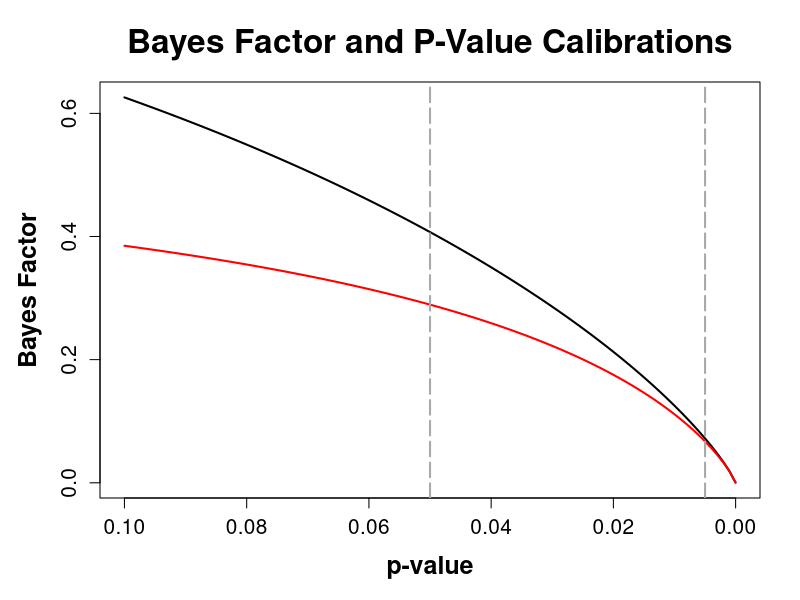
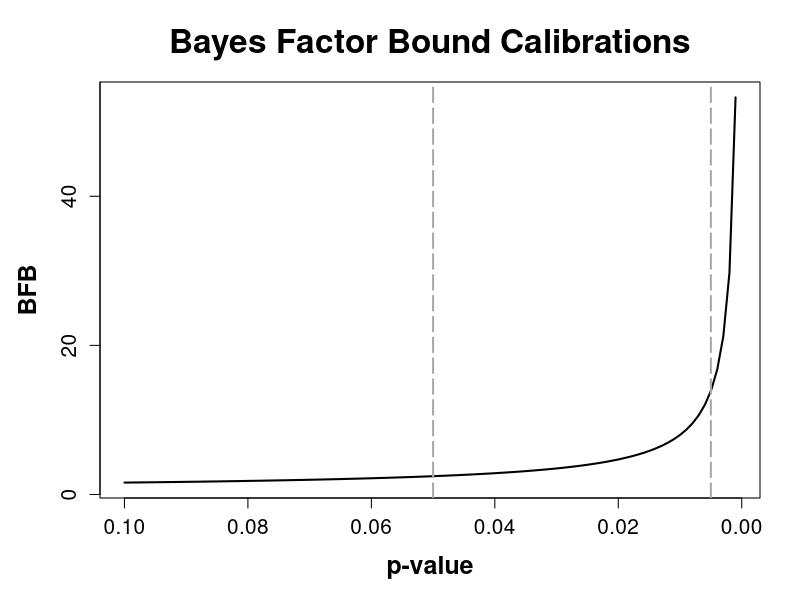
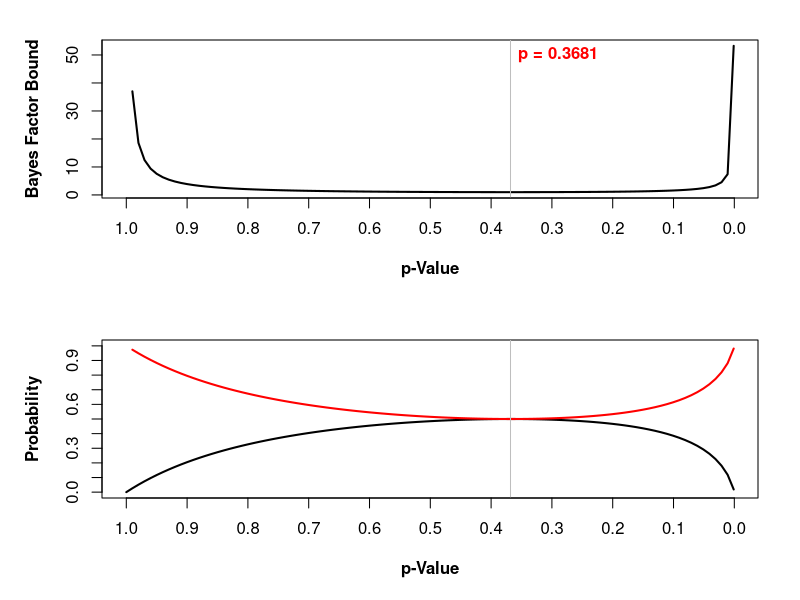
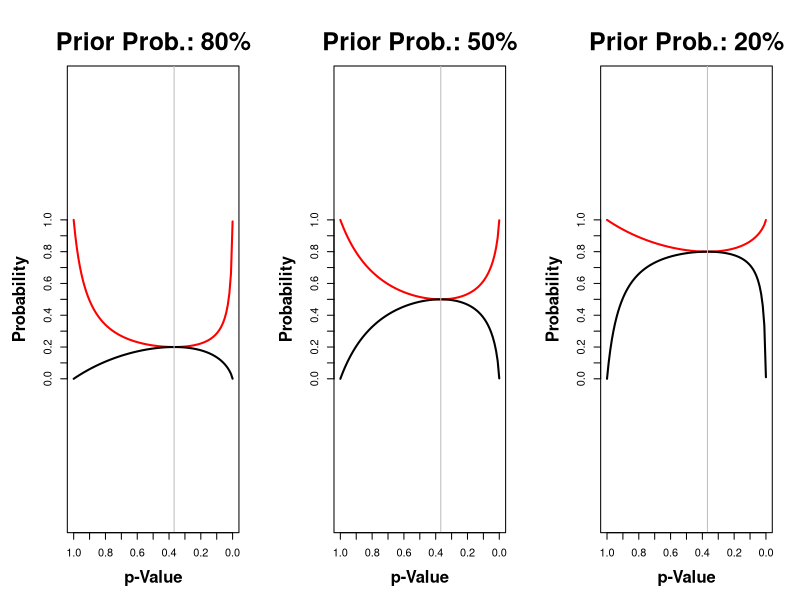

Here is the R script that generated these plots, in order:
# R Code by Lloyd A. Courtenay. Last Updated 10/02/2021
# R Code for the calculation of Bayes Factor Callibrations, Bayes Factor Bounds and False Positive Risks
# Additional code used for the plotting of calibration curves

# Bayes Factor Callibrations, Bayes Factor Bounds and False Positive Risk functions -----------------------------

B_p<-function(p){
  return(-exp(1)*p*log(p))
}

B_a<-function(p){
  return((1+(-exp(1)*p*log(p))^(-1))^(-1))
}

BFB<-function(p){
  return((1/(-exp(1)*p*log(p))))
}

p_BFB<-function(p){
  return((1/(-exp(1)*p*log(p)))/(1+(1/(-exp(1)*p*log(p)))))
}

post_odds<-function(p, priors = 0.5){
  pH = priors/(1-priors)
  return(0.5 * (BFB(p)*pH))
}

FPR<-function(p, priors = 0.5){
  pH = priors/(1-priors)
  return(1/(1+(pH*BFB(p))))
}

p_BFB_w_Priors<-function(p, priors = 0.5){
  pH = priors/(1-priors)
  FPR_value = FPR(p)
  return(
    (1-FPR_value)/(1-FPR_value+(pH*FPR_value))
  )
}

# Adaptation

p_H0<-function(p, priors = 0.5){
  if(p <= 0.3681) {
    value = FPR(p, priors = priors)
  } else {
    value = 1-FPR(p, priors = 1-priors)
  }
  values<-list("decimal_value" = value, "percentage" = value*100)
  return(values)
}; p_H0<-Vectorize(p_H0)

#

# Using Functions for p-Value Calibrations ------------------------------

# Bayes Factor Bounds

BFB(0.1)
BFB(0.05)
BFB(0.01)
BFB(0.005)
BFB(0.003)

# Returning BFB in a scientific number format

formatC(BFB(0.0000001), format = "e", digits = 1)

# Bayes Factor Bounds as a percentage

p_BFB(0.1)
p_BFB(0.05)
p_BFB(0.01)
p_BFB(0.005)
p_BFB(0.003)

# Posterior Odds of Bayes Factor Bounds

post_odds(0.1)
post_odds(0.05)
post_odds(0.01)
post_odds(0.005)
post_odds(0.003)

# False Positive Risk

FPR(0.1)
FPR(0.05)
FPR(0.01)
FPR(0.005)
FPR(0.003)

# or

FPR(0.1, priors = 0.5)
FPR(0.05, priors = 0.5)
FPR(0.01, priors = 0.5)
FPR(0.005, priors = 0.5)
FPR(0.003, priors = 0.5)

# Bayes Factor Bounds with Priors (Inverse of FPR)

p_BFB_w_Priors(0.1, priors = 0.5)
p_BFB_w_Priors(0.05, priors = 0.5)
p_BFB_w_Priors(0.01, priors = 0.5)
p_BFB_w_Priors(0.005, priors = 0.5)
p_BFB_w_Priors(0.003, priors = 0.5)

#

# p-Value and Bayes Factor Calibrations ------------------------------

par(mar = c(5.1, 5, 4.1, 2.))

plot(function(x) {-exp(1) * x * log(x)},
     xlim = rev(c(0.00001,0.1)), lwd = 2,
     main = "Bayes Factor and P-Value Calibrations",
     xlab = "", ylab = "", cex.main = 2, xaxt = "none", yaxt = "none")
mtext(side = 1, line = 3, "p-value", cex = 1.5, font = 2); mtext(side = 2, line = 3, "Bayes Factor", cex = 1.5, font = 2)
axis(1, rev(seq(0, 0.1, 0.02)), font = 1, cex.axis = 1.25); axis(2, seq(0, 0.7, 0.2), font = 1, cex.axis = 1.25)
plot(function(x) {(1+(-exp(1) * x * log(x))^(-1))^(-1)}, xlim = rev(c(0.00001,0.1)),
     lwd = 2, add = TRUE, col = "red")
abline(v = 0.05, lwd = 2, lty = 5, col = "dark grey")
abline(v = 0.005, col = "dark grey", lwd = 2, lty = 5)

par(mfrow = c(1,1), mar = c(5.1, 4.1, 4.1, 2.1))

#

# Bayes Factor Bound Callibration Curves ------------------------------

par(mar = c(5.1, 5, 4.1, 2.))

plot(function(x) {BFB(x)},
     xlim = rev(c(0.001,0.1)), lwd = 2,
     main = "Bayes Factor Bound Calibrations",
     xlab = "", ylab = "", cex.main = 2, xaxt = "none", yaxt = "none")
mtext(side = 1, line = 3, "p-value", cex = 1.5, font = 2); mtext(side = 2, line = 3, "BFB", cex = 1.5, font = 2)
axis(1, rev(seq(0, 0.1, 0.02)), font = 1, cex.axis = 1.25); axis(2, seq(0, 60, 20), font = 1, cex.axis = 1.25)
abline(v = 0.05, lwd = 2, lty = 5, col = "dark grey")
abline(v = 0.005, lwd = 2, lty = 5, col = "dark grey")

par(mfrow = c(1,1), mar = c(5.1, 4.1, 4.1, 2.1))

#

# Finding point of maximal curvature ------------------------------

a<-seq(0.0001, 1, 0.001) # Generate a sequence of numbers
values<-BFB(a) # Calculate BFB values for each of the numbers in a sequence
for (i in 1:length(values)) {
  if(round(values[i], 6) == 1) {
    max_value <- a[i] # Find and save the value where BFB no longer decreases
    print(max_value)
    } # Print out this value
}

#

# Plotting BFB and FPR (Priors = 0.5) Calibration curve ------------------------------

par(mfrow = c(2,1), mar = c(5.1, 5.1, 2, 2.1))

plot(function(x){BFB(x)},
     xlim = rev(c(0.001, 1)), xlab = "", ylab = "",
     xaxt = "n", yaxt = "n",
     lwd = 2, main = ""); abline(v = max_value, col = "grey")
mtext("p-Value", side = 1, line = 3, font = 2)
mtext("Bayes Factor Bound", side = 2, line = 3, font = 2)
axis(1, at = seq(0, 1, 0.1))
axis(2, at = seq(0, 60, 10))
text(x = 0.29, y = 50, "p = 0.3681", col = "red", font = 2)
plot(function(x){FPR(x)},
     xlim = rev(c(0.001, 1)), ylim = c(0, 1),
     lwd = 2, main = "", yaxt = "n", xaxt = "n",
     xlab = "", ylab = "")
plot(function(x){p_BFB(x)}, from = 0.001, to = 1,
     add = TRUE, lwd = 2, col = "red")
abline(v = max_value, col = "grey")
mtext("p-Value", side = 1, line = 3, font = 2)
mtext("Probability", side = 2, line = 3, font = 2)
axis(1, at = seq(0, 1, 0.1))
axis(2, at = seq(0, 1, 0.1))

par(mfrow = c(1,1), mar = c(5.1, 4.1, 4.1, 2.1))

#

# Plotting Different Prior Probabilities ------------------------------

plot_functions<-function(prior_exp){
  plot(function(x){p_BFB_w_Priors(x, priors = prior_exp)},
       xlim = rev(c(0.0001,1)), ylim = c(0,1),
       col = "red", lwd = 2,
       asp = 1,
       xaxt = "n", yaxt = "n",
       xlab = "", ylab = "")
  plot(function(x){FPR(x, priors = prior_exp)},
       from = 1, to = 0.0001,
       col= "black", lwd = 2,
       add = TRUE)
  abline(v = 0.3681, col = "grey")
  mtext(paste("Prior Prob.: ", prior_exp*100, "%", sep = ""),
        side = 3, line = 1, cex = 1.5, font = 2)
  mtext("p-Value", side = 1, line = 3, font = 2)
  mtext("Probability", side = 2, line = 3, font = 2)
  axis(1, at = seq(0, 1, 0.1))
  axis(2, at = seq(0, 1, 0.1))
}

par(mfrow = c(1, 3), mar = c(5.1, 5.1, 5, 2.1))

plot_functions(0.8)
plot_functions(0.5)
plot_functions(0.2)

par(mfrow = c(1, 1), mar = c(5.1, 4.1, 4.1, 2.1))

#
